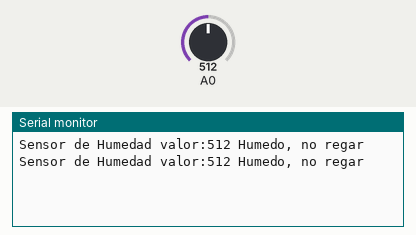
A sketch run on a simulated Arduino Uno, built with avr-gcc and run on an emulated ATmega328P. Parts: the last lines printed to the serial monitor. Inputs (shaded band) come from the test bench; at power-on: A0 = 512.

Above: at 1.8 s.
1.9 s: A0 set to 692
At 2.5 s:
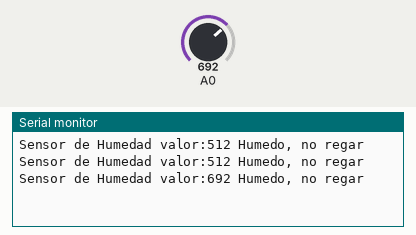
3.4 s: A0 set to 708
At 4.8 s:
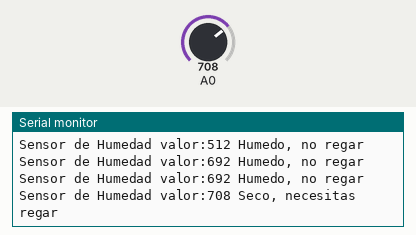

The sketch:

sensor_humedad.ino
```cpp
// Sensor de Humedad

    // Conectamos el sensor de la siguiente forma:
    // GND    -> GND
    // VCC    -> 5V
    // DAT    -> A0


int Valor;

void setup() {
  Serial.begin(9600);
}

void loop(){
  Serial.print("Sensor de Humedad valor:");
  Valor = analogRead(0);
  Serial.print(Valor);

  if (Valor <= 300)
    Serial.println(" Encharcado");
  if ((Valor > 300) and (Valor <= 700))
    Serial.println(" Humedo, no regar");
  if (Valor > 700)
    Serial.println(" Seco, necesitas regar");
  delay(1000);
}
```

Measured:
- the behaviour switches between 700 and 701 on A0 (found by bisection; images 1 and 2)
- after the input at 1.9 s, the serial monitor: prints a new line after 0.10 s (image 1)
- after the input at 3.4 s, the serial monitor: prints a new line after 0.60 s (image 2)
